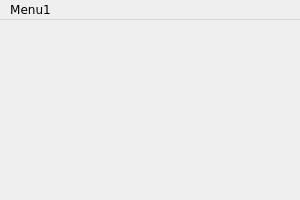
<ui version="4.0" >
 <class>Window</class>
 <widget class="QMainWindow" name="Window" >
  <property name="geometry" >
   <rect>
    <x>0</x>
    <y>0</y>
    <width>300</width>
    <height>200</height>
   </rect>
  </property>
  <property name="font" >
   <font>
    <family>Verdana</family>
   </font>
  </property>
  <property name="windowTitle" >
   <string>Grupowanie elementów menu</string>
  </property>
  <widget class="QWidget" name="centralwidget" />
  <widget class="QMenuBar" name="menubar" >
   <property name="geometry" >
    <rect>
     <x>0</x>
     <y>0</y>
     <width>300</width>
     <height>23</height>
    </rect>
   </property>
   <widget class="QMenu" name="menuMenu1" >
    <property name="title" >
     <string>Menu1</string>
    </property>
    <addaction name="actionMenu11" />
    <addaction name="separator" />
    <addaction name="actionMenu12" />
    <addaction name="actionMenu13" />
    <addaction name="actionMenu14" />
    <addaction name="separator" />
    <addaction name="actionMenu15" />
   </widget>
   <addaction name="menuMenu1" />
  </widget>
  <widget class="QStatusBar" name="statusbar" >
   <property name="sizeGripEnabled" >
    <bool>false</bool>
   </property>
  </widget>
  <action name="actionMenu11" >
   <property name="checkable" >
    <bool>false</bool>
   </property>
   <property name="text" >
    <string>menu11</string>
   </property>
  </action>
  <action name="actionMenu12" >
   <property name="checkable" >
    <bool>true</bool>
   </property>
   <property name="checked" >
    <bool>true</bool>
   </property>
   <property name="text" >
    <string>Menu12</string>
   </property>
  </action>
  <action name="actionMenu13" >
   <property name="checkable" >
    <bool>true</bool>
   </property>
   <property name="text" >
    <string>Menu13</string>
   </property>
   <property name="visible" >
    <bool>true</bool>
   </property>
  </action>
  <action name="actionMenu14" >
   <property name="checkable" >
    <bool>true</bool>
   </property>
   <property name="text" >
    <string>Menu14</string>
   </property>
  </action>
  <action name="actionMenu15" >
   <property name="text" >
    <string>Menu15</string>
   </property>
  </action>
 </widget>
 <resources/>
 <connections/>
</ui>
